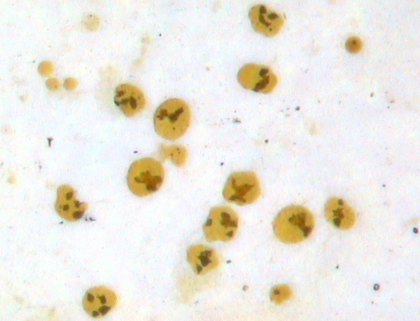
%> input picture Experiment2_Edge_Detection_and_Threshold_Segmentation/cells.bmp, 420 x 321 px, shrunk from 724 x 554 before the run
$ octave threshold_segment.m   (GNU Octave 9; MATLAB toolbox functions it lacks are replaced by stand-ins)
%> lines starting %> are read from the running program, lines starting %| are printed output that depends on the picture; in (x1, y1, x2, y2) boxes, pixels count from 0 and x2, y2 are one past the last pixel; in counts of white or black regions, pixels touching at a corner belong together; the program's own positions count from 1
%%%%%%%%%%%%%%%%%%%%%%%%%%%%%%%%%%%%%%%%%%%%%%%%%%%%%%%%%%%%%%%%%%%%
% 图像处理实验二
% 张家奇 15031204 150324班
% 大津阈值图像分割(任务一)
%%%%%%%%%%%%%%%%%%%%%%%%%%%%%%%%%%%%%%%%%%%%%%%%%%%%%%%%%%%%%%%%%%%%
img_name='cells.bmp';
img_ori=imread(img_name);
%> img_ori is the input picture: size 321x420x3 uint8; mean R, G, B 236.6, 233.2, 225.2
img_gray=rgb2gray(img_ori);
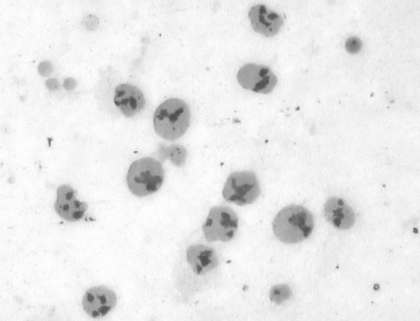
%> img_gray: size 321x420 uint8; min 75, max 254, mean 233.3
[T_rgb,div_rgb]=level_select(img_ori,256);  % rgb image divide
%> after the loop in level_select, `for k=1:flag`: H = 256 columns, first 8: [0 0 0 0 0 0 0 0; 0 0 0 0 0 0 0 0; 3 5 3 4 7 7 10 10]
%> after the loop in level_select, `for k=1:flag`: G = 256 columns, first 8: [0 0 0 0 0 0 0 0; 0 0 0 0 0 0 0 0; 3 8 11 15 22 29 39 49]
%> after the loop in level_select, `for k=1:flag`: T = [212 198 162]; ave0 = [236.6 233.2 225.2]; ave2 = [0 0 0]; avel = [0 0]; w1 = [1 1 1]; w2 = [0 0 0]
%> after the loop in level_select, `for k=1:flag`:
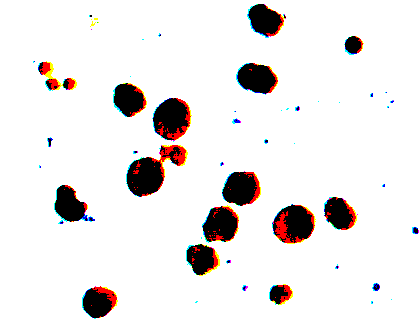
%> img_new: size 321x420x3 uint8; mean R, G, B 234, 230.8, 230.1
%> T_rgb = [212 198 162]
[T_gray,div_gray]=level_select(img_gray,256);   % gray image divide
%> call 2 of level_select, with N = 256
%> after the loop in level_select (call 2), `for k=1:flag`: H = 256 values, max 8036 at index 245, min 0 at index 1, mean 526.6
%> after the loop in level_select (call 2), `for k=1:flag`: G = 256 values from 0 to 134820
%> after the loop in level_select (call 2), `for k=1:flag`:
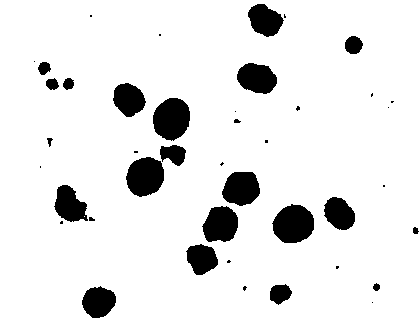
%> img_new: size 321x420 uint8; 90.5% white; 42 black regions (20 under 20 px), largest, box (x1, y1, x2, y2) and area: (272, 204, 314, 243) 1244, (153, 98, 190, 141) 1225, (126, 157, 164, 197) 1172
%> T_gray = 199
level_sel=graythresh(img_ori);
%> level_sel = 0.706
div_sel=imbinarize(img_gray,level_sel);
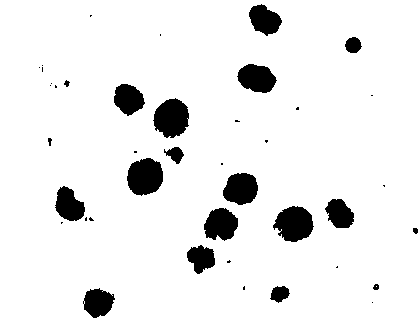
%> div_sel: size 321x420 logical; 92.3% white; 41 black regions (22 under 20 px), largest, box (x1, y1, x2, y2) and area: (127, 158, 163, 196) 1063, (153, 98, 189, 138) 1059, (273, 206, 314, 242) 1050
figure(1),subplot(2,2,1);imshow(img_ori);title('Original image');
subplot(2,2,2);imshow(div_rgb);title('RGB divided image');
subplot(2,2,3);imshow(img_gray);title('Gray image');
subplot(2,2,4);imshow(div_gray);title('Gray divided image');
figure(2),subplot(2,2,1);imshow(img_ori);title('原始图片');
subplot(2,2,2);imshow(img_gray);title('灰度图');
subplot(2,2,3);imshow(div_sel);title('自带函数分割图 t=180');
subplot(2,2,4);imshow(div_gray);title('自行编写程序分割图 t=199');
figure(3),subplot(2,2,1);imshow(img_ori);title('original');
subplot(2,2,2);imshow(div_sel);title('matlab function');
subplot(2,2,3);imshow(delet_b(div_rgb));title('Myself function RGB');
%> after the loop in delet_b, `for j=1:width`:
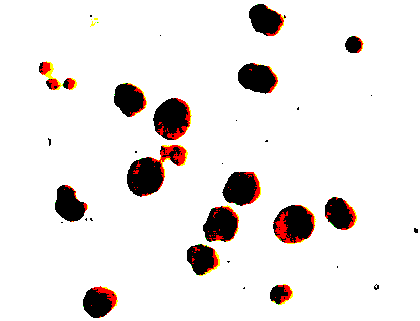
%> div_rgb: size 321x420x3 uint8; 0.76% of pixels changed, all inside (x1, y1, x2, y2) = (33, 4, 419, 319)
subplot(2,2,4);imshow(rgb2gray(delet_b(div_rgb)));title('Myself function gray');
%> after `imshow(rgb2gray(delet_b(div_rgb)))`:
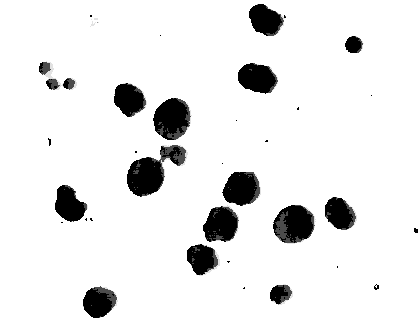
%> displayed picture: size 321x420, on the screen's scale of 0 to 255; min 0, max 255, mean 232.6

function [dele_b]=delet_b(div_rgb)  % noise Inhibition function
[height,width,~]=size(div_rgb);
for j=1:width
    for i=1:height
        if div_rgb(i,j,3)==255    % delete pixels that are only divided in B channel
            if div_rgb(i,j,1)~=255||div_rgb(i,j,2)~=255
                div_rgb(i,j,1)=255;
                div_rgb(i,j,2)=255;
            end
        end
    end
end
dele_b=div_rgb;
end

function [T,img_new]=level_select(img,N)    % calculate and reture level and divide image
[height,width,flag]=size(img);  % get the width,height and channel of the image
H=zeros(flag,N); % initial hitogram matrix
for k=1:flag
    for j=1:width
        for i=1:height
            tmp=img(i,j,k);
            H(k,tmp+1)=H(k,tmp+1)+1;    % caculate hitogram matrix
        end
    end
end
G=zeros(flag,N);    % initial accumulated hitogram matrix
for k=1:flag
    G(k,1)=H(k,1);
    for m=2:N
        G(k,m)=H(k,m)+G(k,m-1); % caculate accumulated hitogram matrix
    end
end
w1=zeros(1,flag); % initial averages and probobilities
w2=zeros(1,flag);
ave0=zeros(1,flag);
ave1=zeros(1,flag);
ave2=zeros(1,flag);
T=zeros(1,flag);
for k=1:flag
    var_max=0;
    for t=0:N-2
        w1(k)=G(k,t+1)/(width*height);    % calculate the probabilities of two parts of the image
        w2(k)=1-w1(k);
        tmp=0;
        for i=0:t
            tmp=tmp+i*H(k,i+1);     % sum of value of pixels in part 1
        end
        if G(k,t+1)==0
            avel(k)=0;
        else
            ave1(k)=tmp/G(k,t+1);         % average of value of pixels in part 1
        end
        tmp=0;
        for i=t+1:N-1
            tmp=tmp+i*H(k,i+1);     % sum of value of pixels in part 2
        end
        if G(k,N)-G(k,t+1)==0
            ave2(k)=0;
        else
            ave2(k)=tmp/(G(k,N)-G(k,t+1));   % average of value of pixels in part 2
        end
        ave0(k)=w1(k)*ave1(k)+w2(k)*ave2(k);
        var_tmp=w1(k)*w2(k)*(ave1(k)-ave2(k))^2;
        if var_tmp>var_max
            var_max=var_tmp;
            T(k)=t;
        end
    end
end

img_new=img;
for k=1:flag
    for j=1:width
        for i=1:height
            if img(i,j,k)<T(k)     % divided the image according to value
                img_new(i,j,k)=0;
            else
                img_new(i,j,k)=N-1;
            end
        end
    end
end
end
